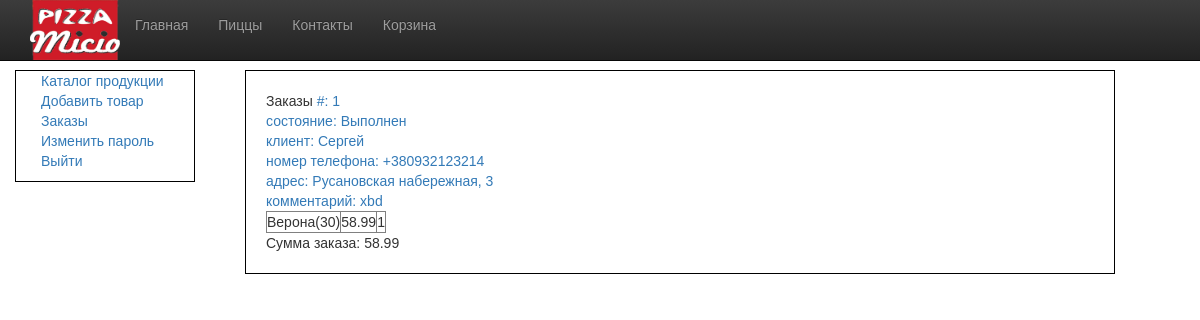
Page /admin.php?tab=orders&orderid=1 (signed in) on the committed database.
### tables this page shows
CREATE TABLE orders 
(id INT, status TEXT, orderid int, cus_name TEXT, cus_tel TEXT,
cus_email TEXT, cus_addr TEXT, item TEXT, price FLOAT, quan FLOAT,
comment TEXT, date TEXT);

### functions.php (the view, shortened to what this page needs)
<?php
function adminLoadTab() {
    if (isset($_GET['tab'])) {
        if ($_GET['tab'] == 'orders') {
            echo 'Заказы';
            showAllOrders();
        }
    } else {
        echo 'добавить картинку';
    }
}
function showAllOrders() {
    $db = new SQLite3('data.db');
    if (!isset($_GET['orderid'])) {
        $query = 'select id from orders where id=(select max(id) from orders)';
        $maxid = $db->query($query);
        $result = $maxid->fetchArray(SQLITE3_ASSOC);
        $n = $result['id'];
        echo '<table border=1>';
        echo '<tr><td></td><td>дата</td><td>номер</td><td>состояние</td><td>клиент</td><td>номер телефона</td>'
            . '<td>email</td><td>адрес</td><td>сумма заказа</td><td>комментарий</td></tr>';
        for ($i = $n; $i >= 1; $i--) {
            $query = 'select * from orders where orderid =' . $i;
            $result = $db->query($query)->fetchArray(SQLITE3_ASSOC);
            if (isset($result['orderid'])) {
                echo '<tr>';
                if ($result['status'] == 'В обработке') {
                    echo '<td><a href="admin.php?tab=orders&updid=' . $result['orderid']
                        . '"><i class="fa fa-check-square-o"></i></a></td>';
                } else {
                    echo '<td></td>';
                }
                echo '<td>' . $result['date'] . '</td>';
                echo '<td><a href="admin.php?tab=orders&orderid=' . $result['orderid'] . '">' . $result['orderid'] . '</a></td>';
                echo '<td>' . $result['status'] . '</td>';
                echo '<td>' . $result['cus_name'] . '</td>';
                echo '<td>' . $result['cus_tel'] . '</td>';
                echo '<td>' . $result['cus_email'] . '</td>';
                echo '<td>' . $result['cus_addr'] . '</td>';
                echo '<td>' . orderCost($i) . '</td>';
                echo '<td>' . $result['comment'] . '</td>';
                echo '</tr>';
            }
        }
        echo '</table>';
    } else {
        showExactOrder($_GET['orderid']);
    }
}
function showExactOrder($orderid) {
    $db = new SQLite3('data.db');
    $query = 'select * from orders where id=(select max(id) from orders)';
    $maxid = $db->query($query);
    $result = $maxid->fetchArray(SQLITE3_ASSOC);
    $n = $result['id'];
    $query = 'select * from orders where orderid =' . $orderid;
    $result = $db->query($query)->fetchArray(SQLITE3_ASSOC);
    echo '<a> #: ' . $orderid . '</a><br><a> состояние: ' . $result['status'] . '</a><br>';
    echo '<a> клиент: ' . $result['cus_name'] . '</a><br>';
    echo '<a> номер телефона: ' . $result['cus_tel'] . '</a><br>';
    echo '<a> адрес: ' . $result['cus_addr'] . '</a><br>';
    echo '<a> комментарий: ' . $result['comment'] . '</a><br>';
    echo '<table border=1>';
    for ($i = 1; $i <= $n; $i++) {
        $query = 'select * from orders where id =' . $i;
        $result = $db->query($query)->fetchArray(SQLITE3_ASSOC);
        if ($result['orderid'] == $orderid) {
            echo '<tr>';
            echo '<td>' . $result['item'] . '</td>';
            echo '<td>' . $result['price'] . '</td>';
            echo '<td>' . $result['quan'] . '</td>';
            echo '</tr>';
        }
    }
    echo '</table>';
    echo 'Сумма заказа: ' . orderCost($orderid);
}
function orderCost($orderid) {
    $db = new SQLite3('data.db');
    $query = 'select id from orders where id=(select max(id) from orders)';
    $result = $db->query($query)->fetchArray(SQLITE3_ASSOC);
    $n = $result['id'];
    $order_cost = 0;
    for ($i = 1; $i <= $n; $i++) {
        $query = 'select * from orders where id =' . $i;
        $result = $db->query($query)->fetchArray(SQLITE3_ASSOC);
        if ($result['orderid'] == $orderid) {
            $order_cost = $order_cost + $result['price'] * $result['quan'];
        }
    }
    return $order_cost;
}

### css/style.css (style rules this page uses)
body { margin-bottom: 150px; }
.body { font-family: Verdana, Geneva, sans-serif; }

### rows in the picture
orders: status "Выполнен", cus_name "Сергей", cus_tel "+380932123214", cus_addr "Русановская набережная, 3", comment "xbd", item "Верона(30)", price "58.99", quan "1"

### other values in the picture
$orderid "1"
orderCost($orderid) "58.99"
